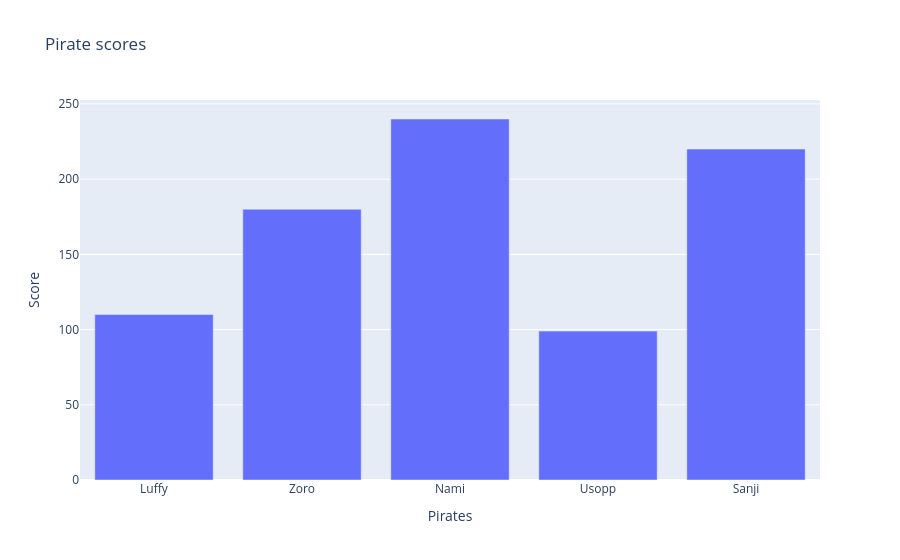

This figure's notebook cell:
### Code cell
graph =go.Figure()

graph.add_trace(go.Bar(x=x1,y=y1))

graph.update_layout(title = 'Pirate scores',
                    xaxis_title= 'Pirates',
                    yaxis_title = 'Score')

graph.show()

### Figure 1 — Plotly figure (JSON) as saved in the notebook; plotly's stock layout.template omitted (floating-point values rounded to 4 significant figures)
{"data": [{"type": "bar", "x": ["Luffy", "Zoro", "Nami", "Usopp", "Sanji"], "y": [110, 180, 240, 99, 220]}], "layout": {"title": {"text": "Pirate scores"}, "xaxis": {"title": {"text": "Pirates"}}, "yaxis": {"title": {"text": "Score"}}}}
